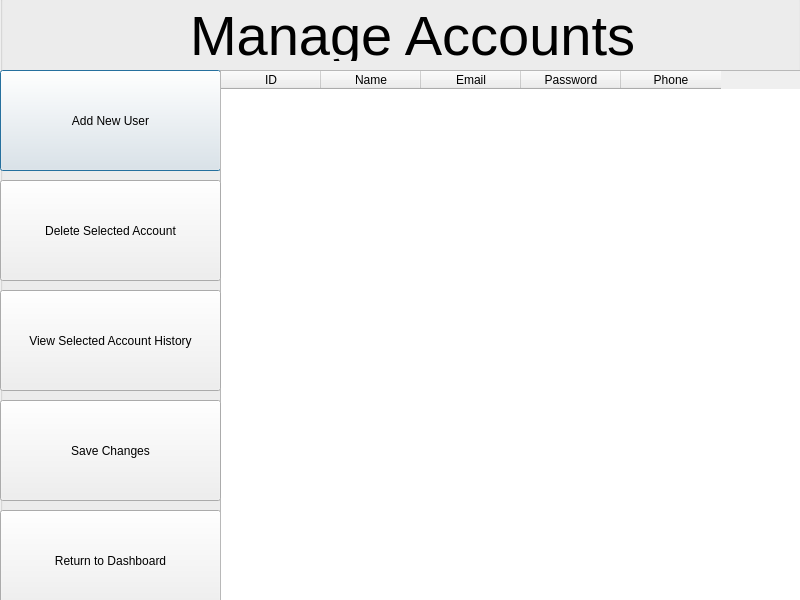
<?xml version="1.0" encoding="UTF-8"?>
<ui version="4.0">
 <class>AccountsAdminWindow</class>
 <widget class="QDialog" name="AccountsAdminWindow">
  <property name="geometry">
   <rect>
    <x>0</x>
    <y>0</y>
    <width>800</width>
    <height>600</height>
   </rect>
  </property>
  <property name="windowTitle">
   <string>Dialog</string>
  </property>
  <widget class="QGroupBox" name="groupBox">
   <property name="geometry">
    <rect>
     <x>0</x>
     <y>-20</y>
     <width>801</width>
     <height>621</height>
    </rect>
   </property>
   <property name="title">
    <string>GroupBox</string>
   </property>
   <widget class="QLabel" name="label">
    <property name="geometry">
     <rect>
      <x>190</x>
      <y>30</y>
      <width>451</width>
      <height>51</height>
     </rect>
    </property>
    <property name="font">
     <font>
      <pointsize>42</pointsize>
     </font>
    </property>
    <property name="text">
     <string>Manage Accounts</string>
    </property>
   </widget>
   <widget class="QPushButton" name="pushButton">
    <property name="geometry">
     <rect>
      <x>0</x>
      <y>90</y>
      <width>221</width>
      <height>101</height>
     </rect>
    </property>
    <property name="text">
     <string>Add New User</string>
    </property>
   </widget>
   <widget class="QPushButton" name="pushButton_2">
    <property name="geometry">
     <rect>
      <x>0</x>
      <y>530</y>
      <width>221</width>
      <height>101</height>
     </rect>
    </property>
    <property name="text">
     <string>Return to Dashboard</string>
    </property>
   </widget>
   <widget class="QTableWidget" name="tableWidget">
    <property name="geometry">
     <rect>
      <x>220</x>
      <y>90</y>
      <width>581</width>
      <height>531</height>
     </rect>
    </property>
    <column>
     <property name="text">
      <string>ID</string>
     </property>
    </column>
    <column>
     <property name="text">
      <string>Name</string>
     </property>
    </column>
    <column>
     <property name="text">
      <string>Email</string>
     </property>
    </column>
    <column>
     <property name="text">
      <string>Password</string>
     </property>
    </column>
    <column>
     <property name="text">
      <string>Phone</string>
     </property>
    </column>
   </widget>
   <widget class="QPushButton" name="pushButton_3">
    <property name="geometry">
     <rect>
      <x>0</x>
      <y>420</y>
      <width>221</width>
      <height>101</height>
     </rect>
    </property>
    <property name="text">
     <string>Save Changes</string>
    </property>
   </widget>
   <widget class="QPushButton" name="pushButton_4">
    <property name="geometry">
     <rect>
      <x>0</x>
      <y>200</y>
      <width>221</width>
      <height>101</height>
     </rect>
    </property>
    <property name="text">
     <string>Delete Selected Account</string>
    </property>
   </widget>
   <widget class="QPushButton" name="pushButton_5">
    <property name="geometry">
     <rect>
      <x>0</x>
      <y>310</y>
      <width>221</width>
      <height>101</height>
     </rect>
    </property>
    <property name="text">
     <string>View Selected Account History</string>
    </property>
   </widget>
  </widget>
 </widget>
 <resources/>
 <connections/>
</ui>
